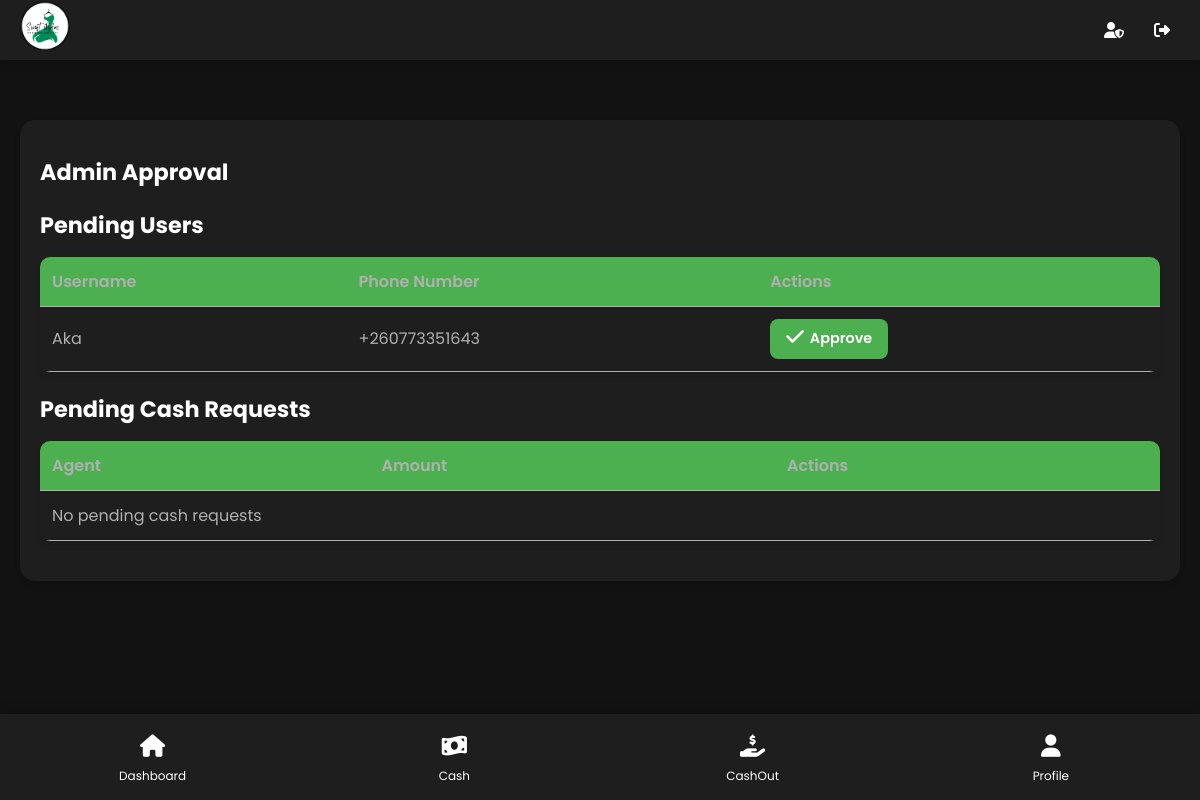
Page /admin-approval/ (signed in) on the earlier database version.
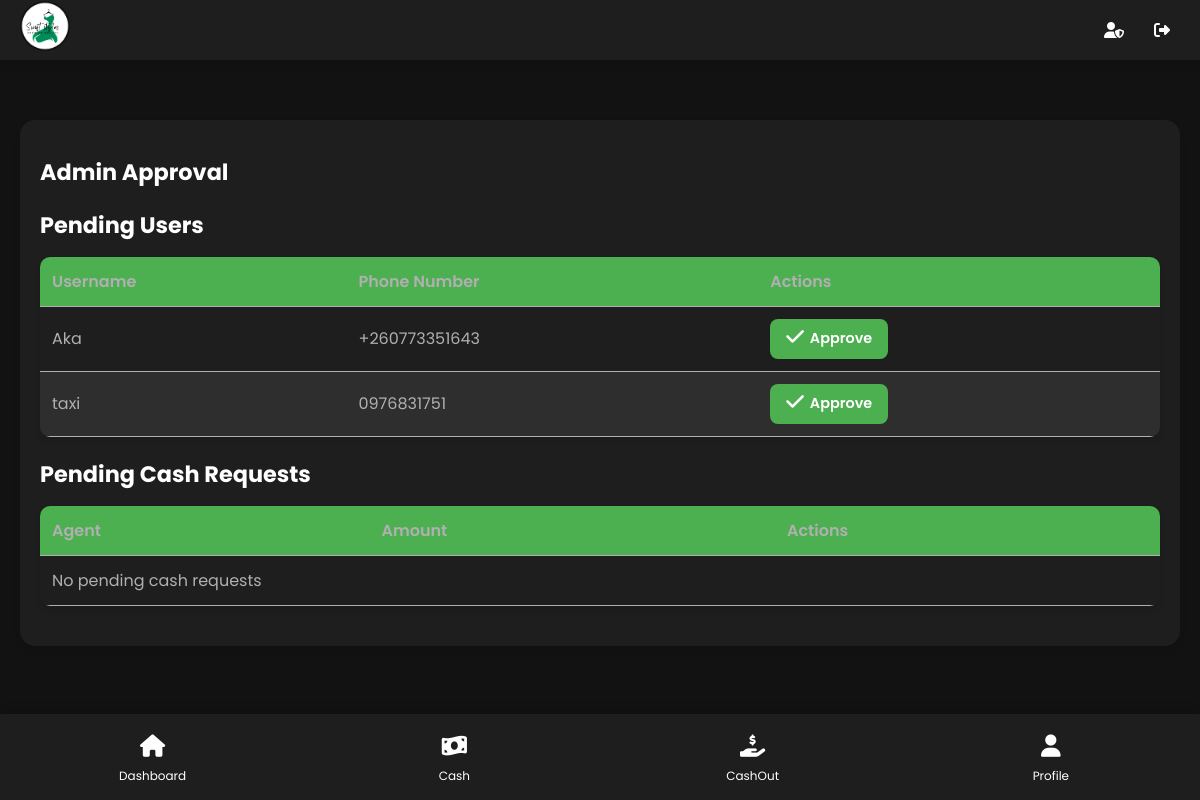
Same page on the later database version.
### users/models.py (models this page shows, shortened)
class CustomUser(AbstractUser):
    first_name = models.CharField(max_length=100)
    last_name = models.CharField(max_length=100)
    phone_number = models.CharField(max_length=13, unique=True)
    house_number = models.CharField(max_length=50)
    business_location = models.CharField(max_length=255)
    profile_pic = models.ImageField(upload_to='profile_pics/', null=True, blank=True)
    profile_pic_thumbnail = models.ImageField(upload_to='profile_pics/thumbnails/', null=True, blank=True)
    is_approved = models.BooleanField(default=False)
    is_admin = models.BooleanField(default=False)
    is_driver = models.BooleanField(default=False)  # Add this line# Add this line

### mma/views.py (the view)
# urls.py: path('admin-approval/', views.admin_approval, name='admin_approval'),
@staff_member_required
def admin_approval(request):
    pending_users = CustomUser.objects.filter(is_approved=False)
    pending_float_requests = FloatRequest.objects.filter(is_approved=False)
    pending_cash_requests = CashRequest.objects.filter(is_approved=False)
    pending_orders = Order.objects.filter(status='pending')
    context = {
        'pending_users': pending_users,
        'pending_float_requests': pending_float_requests,
        'pending_cash_requests': pending_cash_requests,
        'pending_orders': pending_orders,
    }
    return render(request, 'mma/admin_approval.html', context)

### mma/templates/mma/admin_approval.html (shortened to what this page needs)
{% extends 'mma/base.html' %}
{% block content %}
    <div class="container">
        <div class="card">
            <h1>Admin Approval</h1>
            <h2>Pending Users</h2>
            <table>
                <thead>
                    <tr>
                        <th>Username</th>
                        <th>Phone Number</th>
                        <th>Actions</th>
                    </tr>
                </thead>
                <tbody>
                    {% for user in pending_users %}
                        <tr>
                            <td>{{ user.username }}</td>
                            <td>{{ user.phone_number }}</td>
                            <td>
                                <a href="{% url 'approve_user' user.id %}" class="btn">
                                    <i class="fas fa-check icon"></i> Approve
                                </a>
                            </td>
                        </tr>
                    {% empty %}
                        <tr><td colspan="3">No pending users</td></tr>
                    {% endfor %}
                </tbody>
            </table>
            <h2>Pending Cash Requests</h2>
            <table>
                <thead>
                    <tr>
                        <th>Agent</th>
                        <th>Amount</th>
                        <th>Actions</th>
                    </tr>
                </thead>
                <tbody>
                    {% for request in pending_cash_requests %}
                        <tr>
                            <td>{{ request.agent }}</td>
                            <td>K{{ request.amount|floatformat:2 }}</td>
                            <td>
                                <a href="{% url 'approve_cash_request' request.id %}" class="btn">
                                    <i class="fas fa-check icon"></i> Approve
                                </a>
                            </td>
                        </tr>
                    {% empty %}
                        <tr><td colspan="3">No pending cash requests</td></tr>
                    {% endfor %}
                </tbody>
            </table>
        </div>
    </div>
{% endblock %}

Differences in the rows shown:
added CustomUser: username "taxi", phone_number "0976831751"
